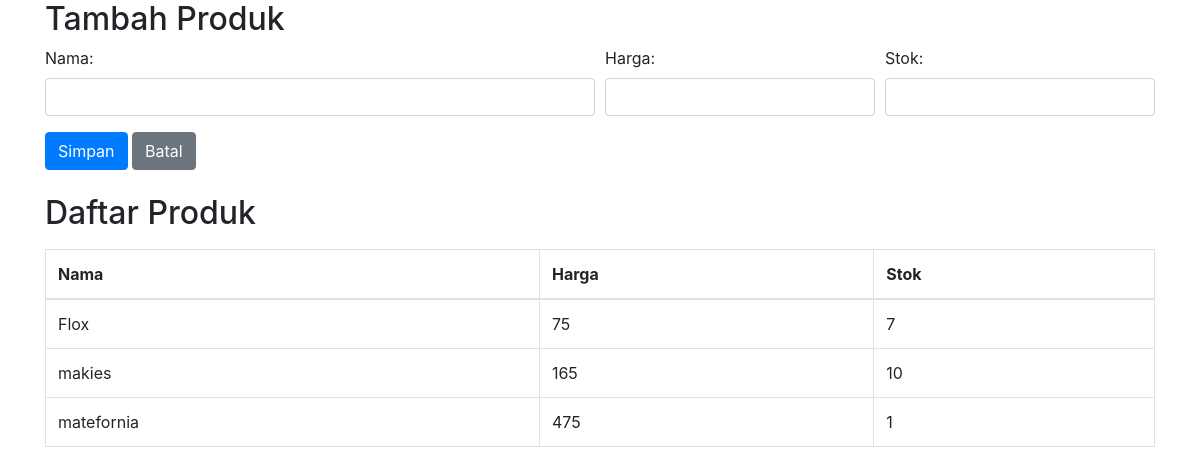
Screenshot of /admin/produk/tambah.php with the database file from the repository.
### tables this page shows
CREATE TABLE `produk` (
  `produk_id` int(11) NOT NULL,
  `user_id` int(11) DEFAULT NULL,
  `nama` varchar(255) DEFAULT NULL,
  `harga` int(11) DEFAULT NULL,
  `stok` int(11) DEFAULT 1
);

### admin/produk/tambah.php (the view, shortened to what this page needs)
<?php
include '../../connect.php';
?>
<!DOCTYPE html>
<html lang="en">
<head>
    <link rel="stylesheet" href="https://maxcdn.bootstrapcdn.com/bootstrap/4.0.0/css/bootstrap.min.css">
</head>
<body>
    <div class="container">
        <h2>Tambah Produk</h2>
        <form method="POST">
            <div class="form-row">
                <div class="form-group col-md-6">
                    <label for="nama">Nama:</label>
                    <input type="text" class="form-control" id="nama" name="nama" required>
                </div>
                <div class="form-group col-md-3">
                    <label for="harga">Harga:</label>
                    <input type="number" class="form-control" id="harga" name="harga" required>
                </div>
                <div class="form-group col-md-3">
                    <label for="stok">Stok:</label>
                    <input type="number" class="form-control" id="stok" name="stok" required>
                </div>
            </div>
            <button type="submit" class="btn btn-primary">Simpan</button>
            <a href="../produk.php" class="btn btn-secondary">Batal</a>
        </form>
        <h2 class="mt-4">Daftar Produk</h2>
        <div class="table-responsive mt-3">
            <table class="table table-bordered">
                <thead>
                    <tr>
                        <th>Nama</th>
                        <th>Harga</th>
                        <th>Stok</th>
                    </tr>
                </thead>
                <tbody>
                    <?php
                    $query_produk = "SELECT * FROM produk";
                    $result_produk = $conn->query($query_produk);
                    while ($row_produk = $result_produk->fetch_assoc()) {
                    ?>
                        <tr>
                            <td><?php echo $row_produk['nama']; ?></td>
                            <td><?php echo $row_produk['harga']; ?></td>
                            <td><?php echo $row_produk['stok']; ?></td>
                        </tr>
                    <?php } ?>
                </tbody>
            </table>
        </div>
    </div>
</body>
</html>

### rows the page displays
produk: nama "Flox", harga "75", stok "7"
produk: nama "makies", harga "165", stok "10"
produk: nama "matefornia", harga "475", stok "1"
